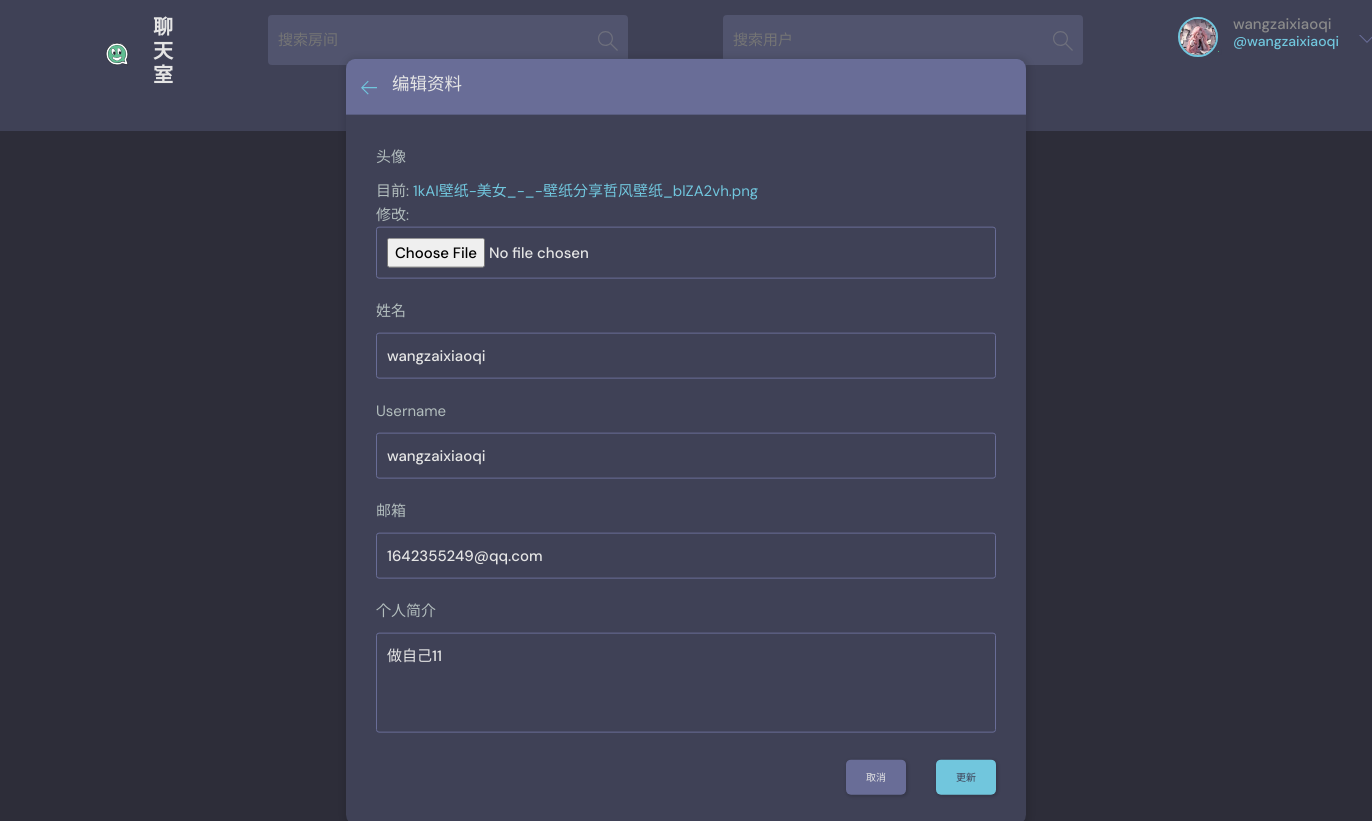
Before: /update-user/ (signed in) with the older database file.
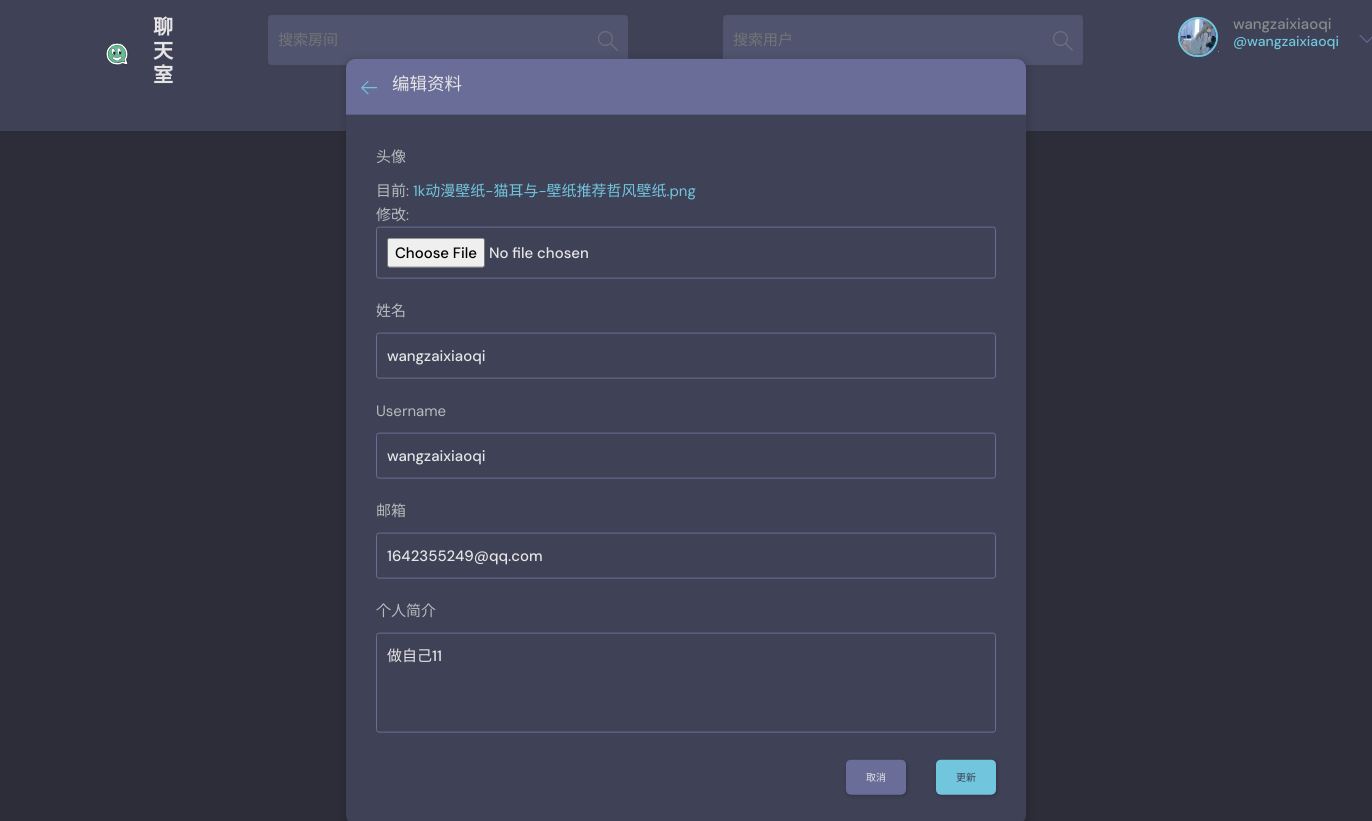
After: the same page with the newer database file.
### base/models.py (models this page shows, shortened)
class User(AbstractUser):
    name = models.CharField(max_length=200, null=True, verbose_name='姓名')
    email = models.EmailField(unique=True, null=True, verbose_name='邮箱')  # 确保邮箱唯一
    bio = models.TextField(null=True, verbose_name='个人简介')
    favorites_rooms = models.ManyToManyField('Room', related_name='favorited_by', blank=True,
                                             verbose_name='收藏的房间')  # 用户收藏的房间
    avatar = models.ImageField(null=True, default='avatar.svg', verbose_name='头像')  # 默认头像
    score = models.IntegerField(default=0, verbose_name='积分')  # 用户积分
    created = models.DateTimeField(auto_now_add=True, verbose_name='创建时间')  # 创建时间
    updated = models.DateTimeField(auto_now=True, verbose_name='更新时间')  # 更新时间
    USERNAME_FIELD = 'email'  # 设置用户名字段为邮箱
    REQUIRED_FIELDS = []  # 创建用户时不需要额外字段
    is_muted = models.BooleanField(default=False, verbose_name='是否静音')
    mute_reason = models.CharField(max_length=255, blank=True, null=True, verbose_name='静音原因')
    mute_until = models.DateTimeField(blank=True, null=True, verbose_name='静音至')
    class Meta:
        verbose_name = '用户'
        verbose_name_plural = '用户列表'

### base/views.py (the view)
# urls.py: path('update-user/', views.updateUser, name="update-user"),
@login_required(login_url='/login')
def updateUser(request):
    user = request.user
    form = UserForm(instance=request.user)
    if request.method == 'POST':
        form = UserForm(request.POST, request.FILES, instance=user)
        if form.is_valid():
            form.save()
            return redirect('user-profile', pk=user.id)
    context = {'form': form}
    return render(request, 'base/update-user.html', context)

### base/forms.py
class UserForm(ModelForm):
    class Meta:
        model = User
        fields = ['avatar', 'name', 'username', 'email', 'bio']

### base/templates/base/update-user.html (shortened to what this page needs)
{%extends 'main.html'%}
{%block content%}
    <main class="update-account layout">
        <div class="container">
            <div class="layout__box">
                <div class="layout__boxHeader">
                    <div class="layout__boxTitle">
                        <a href="{% url 'home' %}">
                            <svg version="1.1" xmlns="http://www.w3.org/2000/svg" width="32" height="32"
                                viewBox="0 0 32 32">
                                <title>arrow-left</title>
                                <path
                                    d="M13.723 2.286l-13.723 13.714 13.719 13.714 1.616-1.611-10.96-10.96h27.625v-2.286h-27.625l10.965-10.965-1.616-1.607z">
                                </path>
                            </svg>
                        </a>
                        <h3>编辑资料</h3>
                    </div>
                </div>
                <div class="layout__body">
                    <form class="form" action="" method="POST" enctype="multipart/form-data">
                      {% for field in form %}
                       <div class="form__group">
                            <label for="profile_pic">
                                {% if field.label == 'Name' %}
                                    名称
                                {% elif field.label == 'Avatar' %}
                                    头像
                                {% elif field.label == 'Email' %}
                                    邮件
                                {% elif field.label == 'Bio' %}
                                    简介
                                {% else %}
                                    {{ field.label }}
                                {% endif %}
                            </label>
                            {{ field }}
                        </div>
                        {% endfor %}
                        <div class="form__action">
                            <a class="btn btn--dark" href="{%url 'home'%}">取消</a>
                            <button class="btn btn--main" type="submit">更新</button>
                        </div>
                    </form>
                </div>
            </div>
        </div>
    </main>
  {%endblock content%}

### templates/navbar.html (shortened to what this page needs)
{% load static %}
<header class="header header--loggedIn">
    <div class="container">
        <a href="{% url 'home' %}" class="header__logo">
            <img src="{% static 'images/logo.svg' %}" alt="Logo"/>
            <h1>聊天室</h1>
        </a>
        <form class="header__search" method="GET" action="{% url 'home' %}">
            <label>
                <input name="q" placeholder="搜索房间"/>
                <button type="submit" style="  opacity: 0.5; background-color: #51546E;   border: none;">
                </button>
            </label>
        </form>
        <form class="header__search" method="GET" action="{% url 'search-user' %}">
            <label>
                <input name="user" id="userSearch" placeholder="搜索用户"/>
                <button type="submit" id="searchUserButton"
                        style="  opacity: 0.5; background-color: #51546E;   border: none;">
                </button>
            </label>
        </form>
        <nav class="header__menu">
            {% if request.user.is_authenticated %}
            <div class="header__user">
                <a href="{% url 'user-profile' request.user.id %}">
                    <div class="avatar avatar--medium active">
                        <img src="{{ request.user.avatar.url }}" alt="{{ request.user.username }} 的头像"/>
                    </div>
                    <p>{{ request.user.username }}<span>@{{ request.user.username }}</span></p>
                </a>
                <button class="dropdown-button" onclick="toggleDropdown()">
                    <svg xmlns="http://www.w3.org/2000/svg" width="32" height="32" viewBox="0 0 32 32">
                        <path d="M16 21l-13-13h-3l16 16 16-16h-3l-13 13z"></path>
                    </svg>
                </button>
            </div>
            {% endif %}
        </nav>
    </div>
    <div id="announcements">
    </div>
</header>

Changed rows visible on the page:
changed User "wangzaixiaoqi": user.avatar: a different picture
Other visible differences:
text no longer shown: "目前: 1kAI壁纸-美女_-_-壁纸分享哲风壁纸_blZA2vh.png 修改:"
text now shown: "目前: 1k动漫壁纸-猫耳与-壁纸推荐哲风壁纸.png 修改:"
